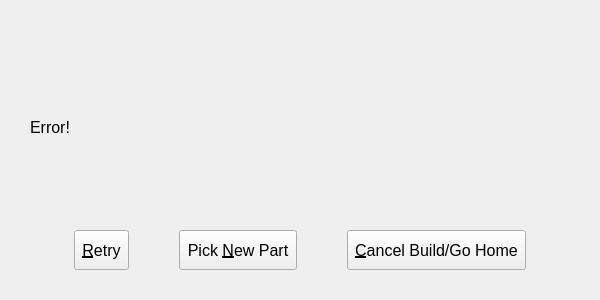
<?xml version="1.0" encoding="UTF-8"?>
<ui version="4.0">
 <class>RobotErrorDialog</class>
 <widget class="QDialog" name="RobotErrorDialog">
  <property name="geometry">
   <rect>
    <x>0</x>
    <y>0</y>
    <width>600</width>
    <height>300</height>
   </rect>
  </property>
  <property name="maximumSize">
   <size>
    <width>600</width>
    <height>300</height>
   </size>
  </property>
  <property name="font">
   <font>
    <pointsize>12</pointsize>
   </font>
  </property>
  <property name="windowTitle">
   <string>Robot Error</string>
  </property>
  <layout class="QVBoxLayout" name="verticalLayout">
   <property name="leftMargin">
    <number>30</number>
   </property>
   <property name="topMargin">
    <number>30</number>
   </property>
   <property name="rightMargin">
    <number>30</number>
   </property>
   <property name="bottomMargin">
    <number>30</number>
   </property>
   <item>
    <widget class="QLabel" name="msg">
     <property name="sizePolicy">
      <sizepolicy hsizetype="Preferred" vsizetype="Expanding">
       <horstretch>0</horstretch>
       <verstretch>0</verstretch>
      </sizepolicy>
     </property>
     <property name="font">
      <font>
       <pointsize>12</pointsize>
      </font>
     </property>
     <property name="text">
      <string>Error!</string>
     </property>
     <property name="wordWrap">
      <bool>true</bool>
     </property>
    </widget>
   </item>
   <item>
    <layout class="QHBoxLayout" name="horizontalLayout">
     <item>
      <widget class="QToolButton" name="btn_retry">
       <property name="minimumSize">
        <size>
         <width>0</width>
         <height>40</height>
        </size>
       </property>
       <property name="text">
        <string>&amp;Retry</string>
       </property>
      </widget>
     </item>
     <item>
      <widget class="QToolButton" name="btn_new_part">
       <property name="minimumSize">
        <size>
         <width>0</width>
         <height>40</height>
        </size>
       </property>
       <property name="text">
        <string>Pick &amp;New Part</string>
       </property>
      </widget>
     </item>
     <item>
      <widget class="QToolButton" name="btn_cancel">
       <property name="minimumSize">
        <size>
         <width>0</width>
         <height>40</height>
        </size>
       </property>
       <property name="text">
        <string>&amp;Cancel Build/Go Home</string>
       </property>
      </widget>
     </item>
    </layout>
   </item>
  </layout>
 </widget>
 <resources/>
 <connections/>
</ui>
